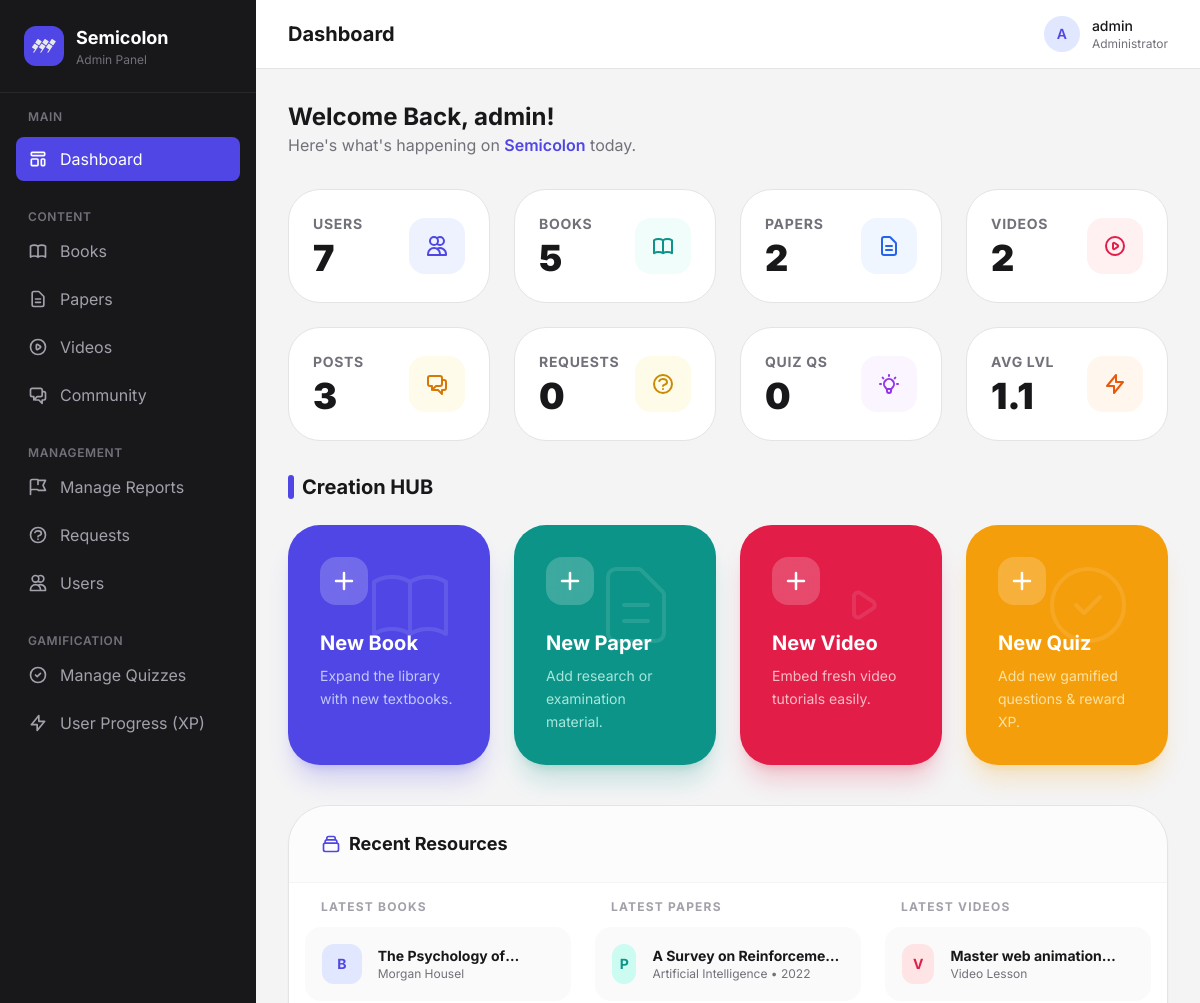
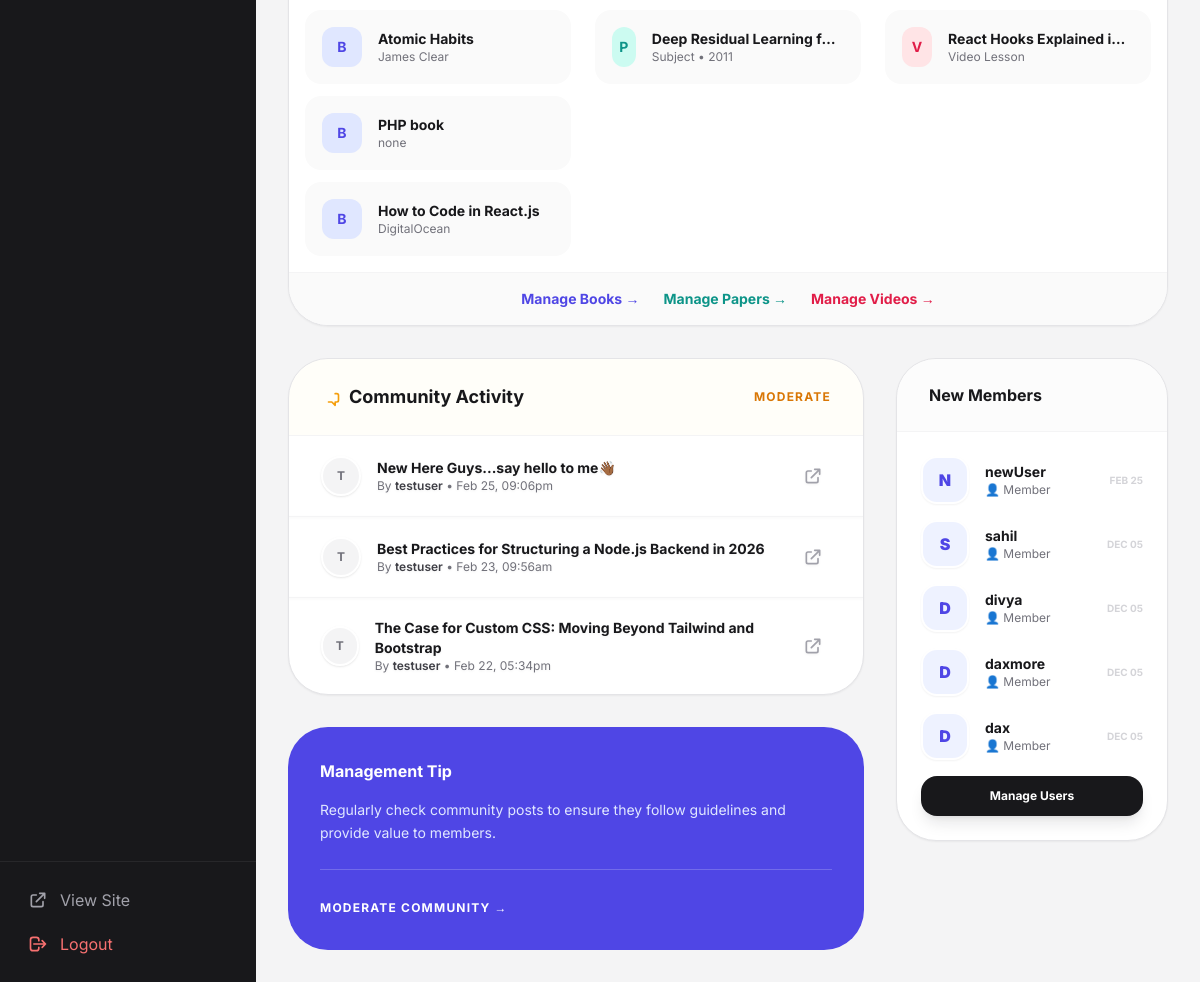
/admin/index.php (signed in), run on the app's committed database (2 pictures, top to bottom).
### tables this page shows
CREATE TABLE `books` (
  `id` int(11) NOT NULL,
  `title` varchar(255) NOT NULL,
  `author` varchar(255) NOT NULL,
  `description` text DEFAULT NULL,
  `subject` varchar(255) DEFAULT NULL,
  `difficulty` varchar(255) DEFAULT NULL,
  `private_path` varchar(255) DEFAULT NULL,
  `cover_image` varchar(255) DEFAULT NULL,
  `slug` varchar(255) DEFAULT NULL,
  `token` varchar(255) DEFAULT NULL,
  `created_at` timestamp NOT NULL DEFAULT current_timestamp(),
  `file_data` longblob DEFAULT NULL,
  `file_type` varchar(100) DEFAULT NULL,
  `file_name` varchar(255) DEFAULT NULL
);

CREATE TABLE `papers` (
  `id` int(11) NOT NULL,
  `title` varchar(255) NOT NULL,
  `subject` varchar(255) NOT NULL,
  `year` int(11) NOT NULL,
  `private_path` varchar(255) DEFAULT NULL,
  `slug` varchar(255) DEFAULT NULL,
  `token` varchar(255) DEFAULT NULL,
  `created_at` timestamp NOT NULL DEFAULT current_timestamp(),
  `file_data` longblob DEFAULT NULL,
  `file_type` varchar(100) DEFAULT NULL,
  `file_name` varchar(255) DEFAULT NULL
);

CREATE TABLE `videos` (
  `id` int(11) NOT NULL,
  `title` varchar(255) NOT NULL,
  `description` text DEFAULT NULL,
  `youtube_url` text NOT NULL,
  `slug` varchar(255) DEFAULT NULL,
  `token` varchar(255) DEFAULT NULL,
  `created_at` timestamp NOT NULL DEFAULT current_timestamp()
);

CREATE TABLE `community_posts` (
  `id` int(11) NOT NULL,
  `user_id` int(11) NOT NULL,
  `title` varchar(255) NOT NULL,
  `description` text NOT NULL,
  `image_url` longtext DEFAULT NULL,
  `category` enum('Frontend','Backend','Full Stack','App Dev','Game Dev','UI/UX Design','Graphic Design','Video Editing','Motion Graphics','Data Science','AI & ML','Cybersecurity','DevOps','Cloud Computing','General Tech') NOT NULL,
  `upvotes` int(11) DEFAULT 0,
  `downvotes` int(11) DEFAULT 0,
  `created_at` timestamp NOT NULL DEFAULT current_timestamp()
);

CREATE TABLE `users` (
  `id` int(11) NOT NULL,
  `username` varchar(255) NOT NULL,
  `email` varchar(255) DEFAULT NULL,
  `password` varchar(255) NOT NULL,
  `role` varchar(50) NOT NULL DEFAULT 'user',
  `security_question` varchar(255) DEFAULT NULL,
  `security_answer` varchar(255) DEFAULT NULL,
  `status` enum('active','banned') DEFAULT 'active',
  `last_login` timestamp NULL DEFAULT NULL,
  `created_at` timestamp NOT NULL DEFAULT current_timestamp(),
  `avatar_url` varchar(500) DEFAULT NULL,
  `xp_total` int(11) NOT NULL DEFAULT 0,
  `xp_weekly` int(11) NOT NULL DEFAULT 0,
  `level` int(11) NOT NULL DEFAULT 1,
  `daily_streak` int(11) NOT NULL DEFAULT 0,
  `last_activity_date` date DEFAULT NULL
);

### admin/index.php (the view, shortened to what the rows shown need)
<?php
require_once '../includes/db.php';
$recent_books = $conn->query("SELECT id, title, author, created_at FROM books ORDER BY created_at DESC LIMIT 4")->fetch_all(MYSQLI_ASSOC);
$recent_papers = $conn->query("SELECT id, title, subject, year, created_at FROM papers ORDER BY created_at DESC LIMIT 4")->fetch_all(MYSQLI_ASSOC);
$recent_videos = $conn->query("SELECT id, title, created_at FROM videos ORDER BY created_at DESC LIMIT 4")->fetch_all(MYSQLI_ASSOC);
$recent_users = $conn->query("SELECT id, username, role, avatar_url, created_at FROM users ORDER BY created_at DESC LIMIT 5")->fetch_all(MYSQLI_ASSOC);
$recent_posts = $conn->query("SELECT cp.id, cp.title, cp.created_at, u.username FROM community_posts cp LEFT JOIN users u ON cp.user_id = u.id ORDER BY cp.created_at DESC LIMIT 5")->fetch_all(MYSQLI_ASSOC);
include 'header.php';
?>
<div class="flex flex-col lg:flex-row justify-between items-start lg:items-center gap-6 mb-8">
    <div>
        <h2 class="text-2xl font-bold text-zinc-900">Welcome Back, <?php echo htmlspecialchars($_SESSION['username'] ?? 'Admin'); ?>!</h2>
    </div>
</div>
<div class="mb-10">
    <div class="flex items-center gap-2 mb-6">
        <h2 class="text-xl font-bold text-zinc-900">Creation HUB</h2>
    </div>
</div>
<div class="bg-white rounded-[2.5rem] border border-zinc-200 shadow-sm overflow-hidden mb-8">
    <div class="p-4">
        <div class="grid grid-cols-1 md:grid-cols-3 gap-6">
            <div class="space-y-3">
                <?php foreach ($recent_books as $book): ?>
                <div class="flex items-center justify-between p-4 bg-zinc-50 rounded-2xl border border-transparent hover:border-indigo-100 hover:bg-white transition-all group">
                    <div class="flex items-center gap-4">
                        <div class="w-10 h-10 bg-indigo-100 text-indigo-600 rounded-xl flex items-center justify-center font-bold text-sm group-hover:bg-indigo-600 group-hover:text-white transition-colors">B</div>
                        <div>
                            <p class="font-bold text-zinc-900 text-sm line-clamp-1"><?php echo htmlspecialchars($book['title']); ?></p>
                            <p class="text-xs text-zinc-500"><?php echo htmlspecialchars($book['author']); ?></p>
                        </div>
                    </div>
                </div>
                <?php endforeach; ?>
            </div>
            <div class="space-y-3">
                <?php foreach ($recent_papers as $paper): ?>
                <div class="flex items-center justify-between p-4 bg-zinc-50 rounded-2xl border border-transparent hover:border-teal-100 hover:bg-white transition-all group">
                    <div class="flex items-center gap-4">
                        <div class="w-10 h-10 bg-teal-100 text-teal-600 rounded-xl flex items-center justify-center font-bold text-sm group-hover:bg-teal-600 group-hover:text-white transition-colors">P</div>
                        <div>
                            <p class="font-bold text-zinc-900 text-sm line-clamp-1"><?php echo htmlspecialchars($paper['title']); ?></p>
                            <p class="text-xs text-zinc-500"><?php echo htmlspecialchars($paper['subject']); ?> • <?php echo $paper['year']; ?></p>
                        </div>
                    </div>
                </div>
                <?php endforeach; ?>
            </div>
            <div class="space-y-3">
                <?php foreach ($recent_videos as $video): ?>
                <div class="flex items-center justify-between p-4 bg-zinc-50 rounded-2xl border border-transparent hover:border-rose-100 hover:bg-white transition-all group">
                    <div class="flex items-center gap-4">
                        <div class="w-10 h-10 bg-rose-100 text-rose-600 rounded-xl flex items-center justify-center font-bold text-sm group-hover:bg-rose-600 group-hover:text-white transition-colors">V</div>
                        <div>
                            <p class="font-bold text-zinc-900 text-sm line-clamp-1"><?php echo htmlspecialchars($video['title']); ?></p>
                            <p class="text-xs text-zinc-500">Video Lesson</p>
                        </div>
                    </div>
                </div>
                <?php endforeach; ?>
            </div>
        </div>
    </div>
</div>
<div class="grid grid-cols-1 lg:grid-cols-12 gap-8">
    <div class="lg:col-span-8 space-y-8">
        <div class="bg-white rounded-[2.5rem] border border-zinc-200 shadow-sm overflow-hidden">
            <div class="divide-y divide-zinc-100">
                <?php foreach ($recent_posts as $post): ?>
                <div class="px-8 py-5 flex items-center justify-between hover:bg-zinc-50 transition drop-shadow-sm">
                    <div class="flex items-center gap-4">
                        <div class="w-10 h-10 bg-zinc-100 rounded-full flex items-center justify-center font-bold text-xs text-zinc-500 border-2 border-white shadow-sm">
                            <?php echo strtoupper(substr($post['username'] ?? 'A', 0, 1)); ?>
                        </div>
                        <div>
                            <p class="font-bold text-zinc-900 text-sm"><?php echo htmlspecialchars($post['title']); ?></p>
                            <p class="text-xs text-zinc-500">By <span class="font-semibold text-zinc-700"><?php echo htmlspecialchars($post['username'] ?? 'Anonymous'); ?></span> • <?php echo date('M d, h:ia', strtotime($post['created_at'])); ?></p>
                        </div>
                    </div>
                    <a href="../community_post_detail.php?id=<?php echo $post['id']; ?>" target="_blank" class="p-2 text-zinc-400 hover:text-indigo-600 transition" aria-label="View post">
                        <svg xmlns="http://www.w3.org/2000/svg" class="h-5 w-5" fill="none" viewBox="0 0 24 24" stroke="currentColor">
                            <path stroke-linecap="round" stroke-linejoin="round" stroke-width="2" d="M10 6H6a2 2 0 00-2 2v10a2 2 0 002 2h10a2 2 0 002-2v-4M14 4h6m0 0v6m0-6L10 14" />
                        </svg>
                    </a>
                </div>
                <?php endforeach; ?>
            </div>
        </div>
    </div>
    <div class="lg:col-span-4 space-y-8">
        <div class="bg-white rounded-[2.5rem] border border-zinc-200 shadow-sm overflow-hidden">
            <div class="p-6 space-y-4">
                <?php foreach ($recent_users as $user): ?>
                    <div class="flex items-center gap-4 group">
                        <div class="w-12 h-12 rounded-2xl bg-indigo-50 border-2 border-white shadow-sm flex items-center justify-center overflow-hidden shrink-0 group-hover:border-indigo-200 transition-colors">
                            <?php if (!empty($user['avatar_url'])): ?>
                                <img src="../<?php echo htmlspecialchars($user['avatar_url']); ?>" alt="" class="w-full h-full object-cover">
                            <?php else: ?>
                                <span class="font-black text-indigo-600"><?php echo strtoupper(substr($user['username'], 0, 1)); ?></span>
                            <?php endif; ?>
                        </div>
                        <div class="flex-1 min-w-0">
                            <p class="font-bold text-zinc-900 text-sm truncate"><?php echo htmlspecialchars($user['username']); ?></p>
                            <p class="text-xs text-zinc-500"><?php echo $user['role'] === 'admin' ? '🛡️ Admin' : '👤 Member'; ?></p>
                        </div>
                        <div class="text-[10px] font-bold text-zinc-300 uppercase"><?php echo date('M d', strtotime($user['created_at'])); ?></div>
                    </div>
                <?php endforeach; ?>
            </div>
        </div>
    </div>
</div>
<?php include 'footer.php'; ?>

### data on the page
books: title "The Psychology…", author "Morgan Housel"
books: title "Atomic Habits", author "James Clear"
books: title "PHP book", author "none"
books: title "How to Code in React.js", author "DigitalOcean"
papers: title "A Survey on…", subject "Artificial Intelligence", year "2022"
papers: title "Deep Residual Learning…", subject "Subject", year "2011"
videos: title "Master web…"
videos: title "React Hooks Explained…"
community_posts: user.username "T", title "New Here Guys...say hello to me👋🏾", user.username "testuser", created_at "Feb 25, 09:06pm"
community_posts: user.username "T", title "Best Practices for Structuring a Node.js Backend in 2026", user.username "testuser", created_at "Feb 23, 09:56am"
community_posts: user.username "T", title "The Case for Custom CSS: Moving Beyond Tailwind and Bootstrap", user.username "testuser", created_at "Feb 22, 05:34pm"
users: username "N", username "newUser", role "👤 Member", created_at "FEB 25"
users: username "S", username "sahil", role "👤 Member", created_at "DEC 05"
users: username "D", username "divya", role "👤 Member", created_at "DEC 05"
users: username "D", username "daxmore", role "👤 Member", created_at "DEC 05"
users: username "D", username "dax", role "👤 Member", created_at "DEC 05"

### other printed values
$titles[$current_page] "Dashboard"
substr($_SESSION['username'] ?? 'A', 0, 1) "A"
$_SESSION['username'] "admin"
$total_users "7"
$total_books "5"
$total_papers "2"
$total_videos "2"
$total_posts "3"
$pending_requests "0"
$total_questions "0"
$avg_level "1.1"
